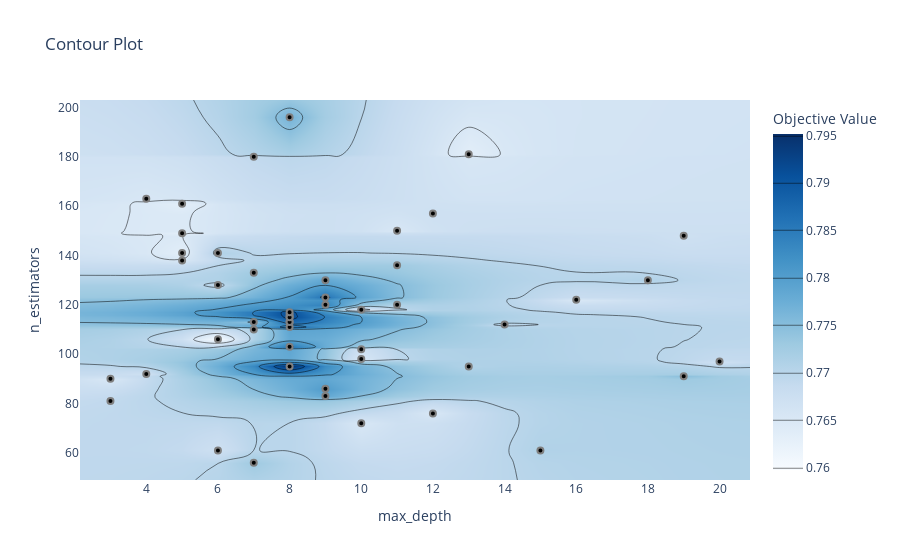

Notebook code for this chart:
### Code cell
# 4. Contour Plot
plot_contour(study).show()

### Figure 1 — Plotly figure (JSON) as saved in the notebook; plotly's stock layout.template omitted (floating-point values rounded to 4 significant figures; data arrays with more than 128 entries replaced by an {"elided": "..."} marker saying what was removed)
{"data": [{"colorbar": {"title": {"text": "Objective Value"}}, "colorscale": [[0, "rgb(247,251,255)"], [0.125, "rgb(222,235,247)"], [0.25, "rgb(198,219,239)"], [0.375, "rgb(158,202,225)"], [0.5, "rgb(107,174,214)"], [0.625, "rgb(66,146,198)"], [0.75, "rgb(33,113,181)"], [0.875, "rgb(8,81,156)"], [1, "rgb(8,48,107)"]], "connectgaps": true, "contours": {"coloring": "heatmap"}, "hoverinfo": "none", "line": {"smoothing": 1.3}, "reversescale": false, "type": "contour", "x": [2.15, 3, 4, 5, 6, 7, 8, 9, 10, 11, 12, 13, 14, 15, 16, 18, 19, 20, 20.85], "y": [49, 56, 61, 72, 76, 81, 83, 86, 90, 91, 92, 95, 97, 98, 102, 103, 106, 110, 111, 112, 113, 115, 116, 117, 118, 120, 122, 123, 128, 130, 133, 136, 138, 141, 148, 149, 150, 157, 161, 163, 180, 181, 196, 203], "z": {"elided": "44x19 float values"}}, {"marker": {"color": "black", "line": {"color": "Gray", "width": 2}}, "mode": "markers", "name": "Feasible Trial", "showlegend": false, "type": "scatter", "x": [19, 4, 5, 11, 15, 19, 13, 6, 7, 18, 20, 10, 10, 16, 12, 9, 8, 8, 8, 3, 8, 7, 8, 6, 14, 9, 11, 5, 8, 3, 10, 8, 7, 9, 5, 4, 7, 12, 6, 9, 11, 8, 8, 6, 10, 5, 8, 13, 9, 7], "y": [91, 163, 149, 136, 61, 148, 181, 61, 180, 130, 97, 102, 98, 122, 76, 123, 113, 116, 115, 81, 196, 113, 111, 141, 112, 83, 120, 161, 103, 90, 72, 113, 110, 130, 141, 92, 133, 157, 106, 120, 150, 115, 117, 128, 118, 138, 95, 95, 86, 56]}, {"marker": {"color": "#cccccc", "line": {"color": "Gray", "width": 2}}, "mode": "markers", "name": "Infeasible Trial", "showlegend": false, "type": "scatter", "x": [], "y": []}], "layout": {"title": {"text": "Contour Plot"}, "xaxis": {"range": [2.15, 20.85], "title": {"text": "max_depth"}}, "yaxis": {"range": [49, 203], "title": {"text": "n_estimators"}}}}
